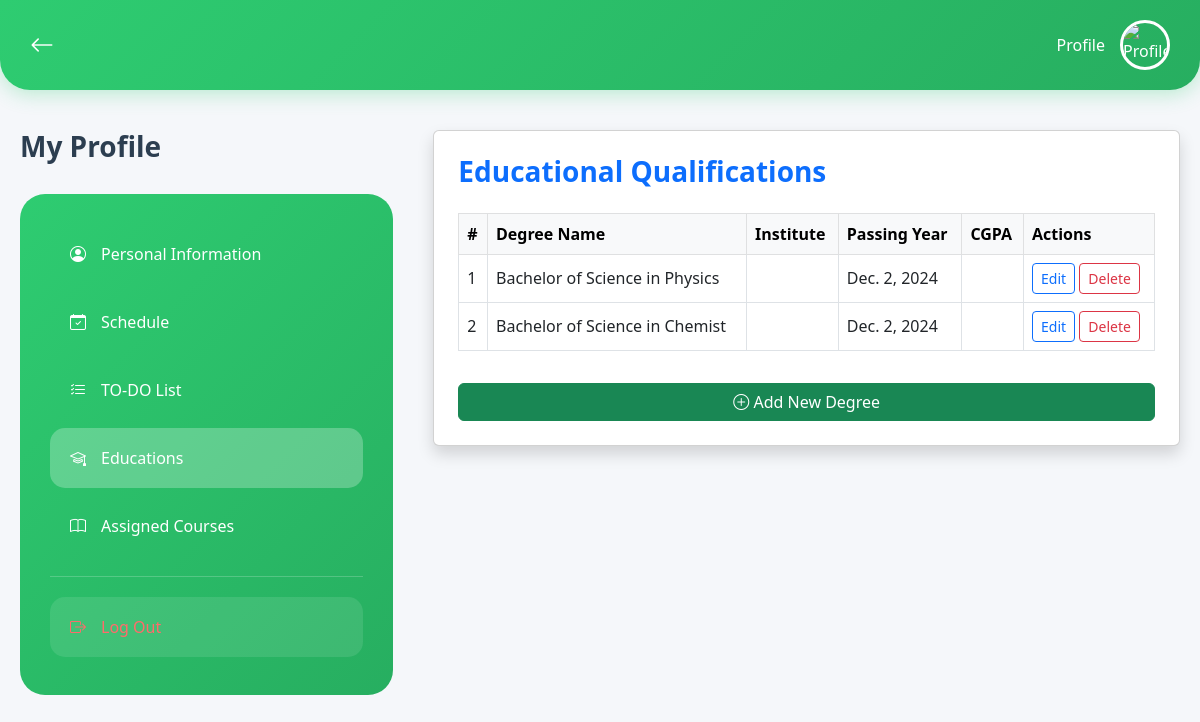
Page /degrees/ (signed in) on the committed database.
### teacher/models.py (models this page shows, shortened)
class Degree(models.Model):
    teacher = models.ForeignKey(Teacher, on_delete=models.CASCADE, related_name='degrees', null= True)  # ✅ KEY FIX
    degree_name = models.CharField(max_length=30)
    slug = models.SlugField(max_length=30)
    university = models.CharField(max_length=40)
    passing_year = models.DateField()
    result = models.CharField(max_length=10)

### teacher/views.py (the view)
# urls.py: path('degrees/', views.degree_list_view, name='degree_list'),
@login_required
def degree_list_view(request):
    teacher = request.user.teacher
    degrees = Degree.objects.filter(teacher=teacher)
    form = DegreeForm()
    return render(request, 'degree_list.html', {'degrees': degrees, 'form': form})

### teacher/templates/degree_list.html (shortened to what this page needs)
{% extends 'base.html' %}
{% block active_degree %}active{% endblock %}
{% block content %}
<div class="card shadow p-4 rounded">
  <h3 class="mb-4 text-primary fw-bold">Educational Qualifications</h3>
  <div class="table-responsive">
    <table class="table table-bordered align-middle">
      <thead class="table-light">
        <tr>
          <th>#</th>
          <th>Degree Name</th>
          <th>Institute</th>
          <th>Passing Year</th>
          <th>CGPA</th>
          <th>Actions</th>
        </tr>
      </thead>
      <tbody>
        {% for degree in degrees %}
        <tr>
          <td>{{ forloop.counter }}</td>
          <td>{{ degree.degree_name }}</td>
          <td>{{ degree.institute }}</td>
          <td>{{ degree.passing_year }}</td>
          <td>{{ degree.cgpa }}</td>
          <td>
            <a href="{% url 'degree_edit' degree.id %}" class="btn btn-sm btn-outline-primary">Edit</a>
            <a href="{% url 'degree_delete' degree.id %}" class="btn btn-sm btn-outline-danger">Delete</a>
          </td>
        </tr>
        {% empty %}
        <tr><td colspan="6" class="text-center">No degrees added yet.</td></tr>
        {% endfor %}
      </tbody>
    </table>
  </div>
  <a href="{% url 'degree_create' %}" class="btn btn-success mt-3">
    <i class="bi bi-plus-circle"></i> Add New Degree
  </a>
</div>
{% endblock %}

### teacher/templates/base.html (style rules this page uses)
body { background-color: #f5f7fa; font-family: "Segoe UI", sans-serif; }

### rows in the picture
Degree: degree_name "Bachelor of Science in Physics", passing_year "Dec. 2, 2024"
Degree: degree_name "Bachelor of Science in Chemist", passing_year "Dec. 2, 2024"
